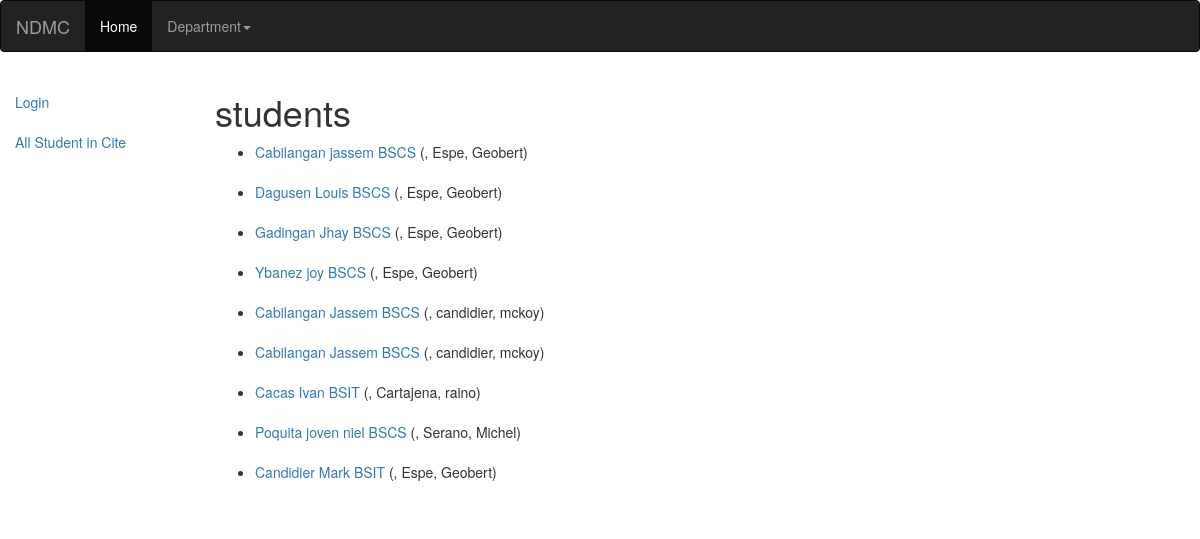
Screenshot of /Project/ with the database file from the repository.
### Project/models.py (models this page shows, shortened)
class student(models.Model):
	Last_name    =	 models.CharField(max_length=100)
	First_name 	 = 	 models.CharField(max_length=200, help_text="Enter your first name ")
	MI 			 =	 models.CharField(max_length=200, help_text="Enter your middle Name")
	Gender = (
        ('m', 'Male'),
        ('o', 'Female'),
	)
	Sex			  =   models.CharField(max_length=1, choices=Gender, blank=True, default='m')
	Professor		 = 		models.ForeignKey('professor', on_delete=models.SET_NULL, null=True)
	course	     = 		models.ForeignKey('Course', on_delete=models.SET_NULL, null=True)
	grade	     = 		models.ForeignKey('Grade', on_delete=models.SET_NULL, null=True)
	def get_absolute_url(self):
		return reverse(' student-detail', args=[str(self.id)])

class Course(models.Model):
	Department = (
			('c', 'Cite'),
			('o', 'CBA'),
			('a', 'CED'),
			('r', 'Ascend'),
	)
	Dep = models.CharField(max_length=1, choices=Department, blank=True, default='c')
	course_name  	=  models.CharField(max_length=100)
	description 	=  models.TextField(max_length=500)
	def __str__(self):
		return self.course_name
		return "{} Courses {}" .format(self.course_name, self.list_subjects())

class professor(models.Model):
	first_name		= models.CharField(max_length=150)
	last_name 		= models.CharField(max_length=150)
	bio 			= models.TextField(max_length=300)
	def __str__(self):
		return '%s, %s' % (self.last_name, self.first_name)

### Project/views.py (the view)
def index(request):
		queryset = student.objects.filter(Last_name__icontains='cabilangan')[:5]
		students = student.objects.all()
		context = {
			'students':students,
		}
		return render(request, "student_list.html", context)

### Project/templates/student_list.html (shortened to what this page needs)
{% extends "base_generic.html" %}
{% block content %}
    <h1>students</h1>
    {% if students %}
    <ul>
      {% for students in students %}
      <li>
        <a href="{{ students.get_absolute_url }} ">{{students.Last_name}} {{students.First_name}} {{students.course}} </a> ({{students.Subject.subject_name}},  {{students.Professor}})<br></br>
      </li>
      {% endfor %}
    </ul>
    {% else %}
      <p>There are no books in the library.</p>
    {% endif %}
		  {% endblock %}

### rows the page displays
student: Last_name "Cabilangan", First_name "jassem", course "BSCS", Professor "Espe, Geobert"
student: Last_name "Dagusen", First_name "Louis", course "BSCS", Professor "Espe, Geobert"
student: Last_name "Gadingan", First_name "Jhay", course "BSCS", Professor "Espe, Geobert"
student: Last_name "Ybanez", First_name "joy", course "BSCS", Professor "Espe, Geobert"
student: Last_name "Cabilangan", First_name "Jassem", course "BSCS", Professor "candidier, mckoy"
student: Last_name "Cabilangan", First_name "Jassem", course "BSCS", Professor "candidier, mckoy"
student: Last_name "Cacas", First_name "Ivan", course "BSIT", Professor "Cartajena, raino"
student: Last_name "Poquita", First_name "joven niel", course "BSCS", Professor "Serano, Michel"
student: Last_name "Candidier", First_name "Mark", course "BSIT", Professor "Espe, Geobert"
